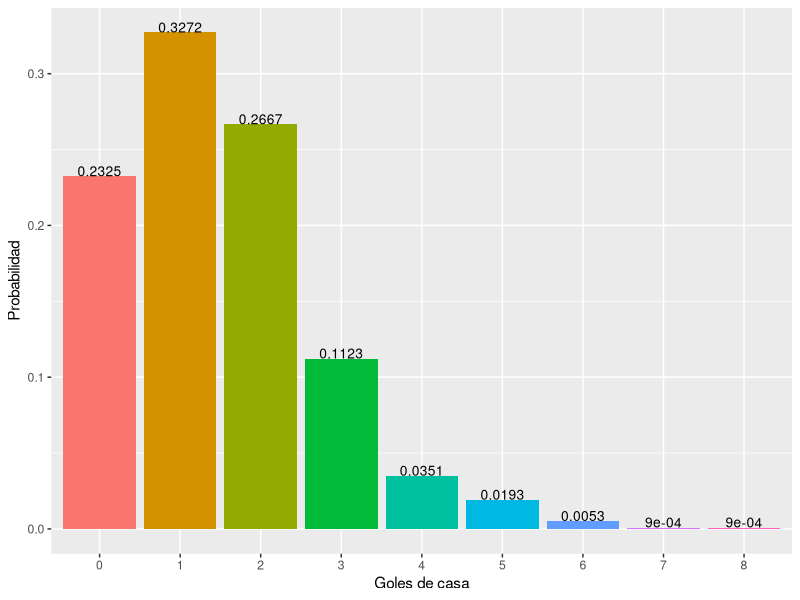
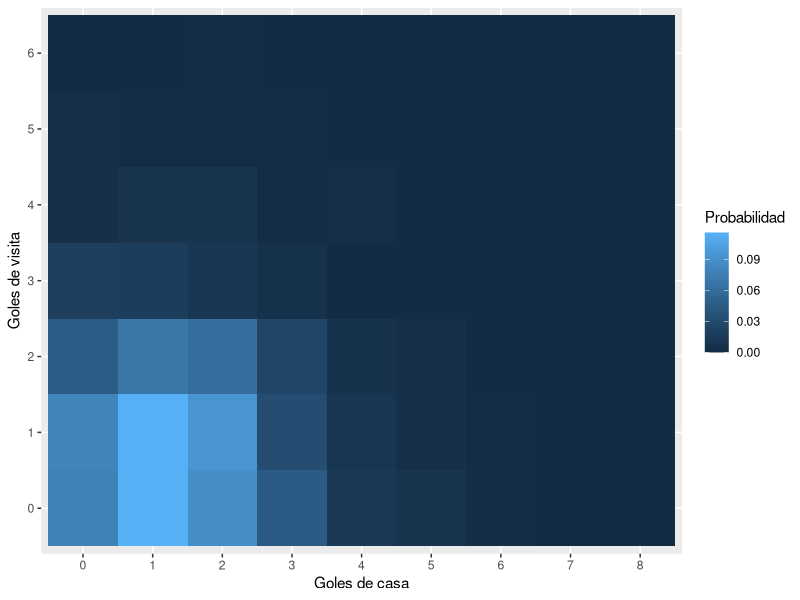
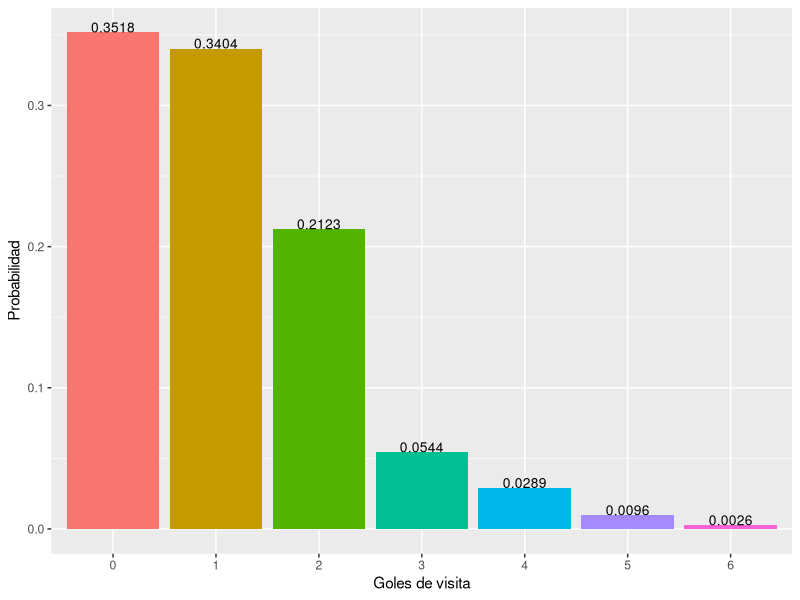

Source code (R) for these figures, in order:
library(dplyr)
library(ggplot2)

data <- read.csv("resultado.csv")

goles <- select(data, FTHG, FTAG)
goles_tabla <- table(goles)

goles_casa <- margin.table(goles_tabla,1)
goles_visita <- margin.table(goles_tabla,2)

prob.casa <- prop.table(goles_casa)
prob.visita <- prop.table(goles_visita)
prob.conjunta <- prop.table(goles_tabla)

prob.casa.df <- as.data.frame(prob.casa)
prob.visita.df <- as.data.frame(prob.visita)
prob.conjunta.df <- as.data.frame(prob.conjunta)

casa <- ggplot(data = prob.casa.df,aes(x=FTHG,y=Freq,fill=FTHG))+
  geom_bar(stat = "identity")+
  theme(legend.position = "none")+
  geom_text(aes(label=(round(Freq,4))),vjust=0, size=3.5)+
  labs(x="Goles de casa", y= "Probabilidad")

visita <- ggplot(data = prob.visita.df,aes(x=FTAG,y=Freq,fill=FTAG))+
  geom_bar(stat = "identity")+
  theme(legend.position = "none")+
  geom_text(aes(label=(round(Freq,4))),vjust=0, size=3.5)+
  labs(x="Goles de visita", y= "Probabilidad")

conjun <- ggplot(prob.conjunta.df, aes( x = FTHG, y = FTAG, fill = Freq))+
  geom_tile()+
  labs(x="Goles de casa", y= "Goles de visita", fill="Probabilidad")
